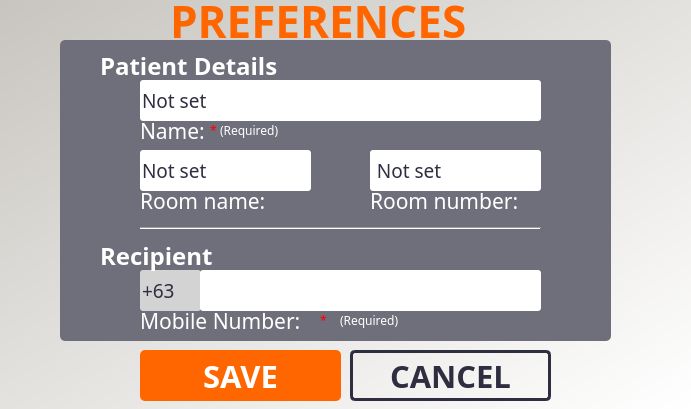
<?xml version="1.0" encoding="UTF-8"?>
<ui version="4.0">
 <class>Dialog</class>
 <widget class="QDialog" name="Dialog">
  <property name="geometry">
   <rect>
    <x>0</x>
    <y>0</y>
    <width>691</width>
    <height>409</height>
   </rect>
  </property>
  <property name="windowTitle">
   <string>Preferences</string>
  </property>
  <property name="toolTip">
   <string/>
  </property>
  <property name="statusTip">
   <string notr="true"/>
  </property>
  <property name="whatsThis">
   <string notr="true"/>
  </property>
  <property name="styleSheet">
   <string notr="true">QDialog#Dialog{
background-color:qlineargradient(spread:pad, x1:0.005, y1:0, x2:1, y2:1, stop:0 rgba(200, 197, 191, 255), stop:1 rgba(255, 255, 255, 255))}</string>
  </property>
  <property name="sizeGripEnabled">
   <bool>false</bool>
  </property>
  <widget class="QWidget" name="widget" native="true">
   <property name="geometry">
    <rect>
     <x>0</x>
     <y>0</y>
     <width>691</width>
     <height>421</height>
    </rect>
   </property>
   <widget class="QGroupBox" name="groupBox">
    <property name="geometry">
     <rect>
      <x>60</x>
      <y>40</y>
      <width>551</width>
      <height>301</height>
     </rect>
    </property>
    <property name="styleSheet">
     <string notr="true">QGroupBox#groupBox{
	background-color: #6f6f7c;
	border-radius:5px;
}</string>
    </property>
    <property name="title">
     <string/>
    </property>
    <widget class="QLineEdit" name="txtName">
     <property name="geometry">
      <rect>
       <x>80</x>
       <y>40</y>
       <width>401</width>
       <height>41</height>
      </rect>
     </property>
     <property name="font">
      <font>
       <family>Montserrat</family>
       <pointsize>14</pointsize>
       <weight>50</weight>
       <italic>false</italic>
       <bold>false</bold>
      </font>
     </property>
     <property name="toolTip">
      <string>&lt;html&gt;&lt;head/&gt;&lt;body&gt;&lt;p&gt;example: Juan Dela Cruz&lt;/p&gt;&lt;/body&gt;&lt;/html&gt;</string>
     </property>
     <property name="styleSheet">
      <string notr="true">border-radius:3px;
background-color:#ffffff;
color:rgb(47, 46, 65);

</string>
     </property>
     <property name="text">
      <string>Not set</string>
     </property>
     <property name="maxLength">
      <number>45</number>
     </property>
     <property name="alignment">
      <set>Qt::AlignLeading|Qt::AlignLeft|Qt::AlignVCenter</set>
     </property>
    </widget>
    <widget class="QLabel" name="label_2">
     <property name="geometry">
      <rect>
       <x>40</x>
       <y>10</y>
       <width>191</width>
       <height>31</height>
      </rect>
     </property>
     <property name="font">
      <font>
       <family>Montserrat</family>
       <pointsize>18</pointsize>
       <weight>75</weight>
       <bold>true</bold>
      </font>
     </property>
     <property name="styleSheet">
      <string notr="true">
font-weight:bold;
color: #ffffff;</string>
     </property>
     <property name="text">
      <string>Patient Details</string>
     </property>
    </widget>
    <widget class="QLabel" name="label_3">
     <property name="geometry">
      <rect>
       <x>80</x>
       <y>80</y>
       <width>71</width>
       <height>21</height>
      </rect>
     </property>
     <property name="font">
      <font>
       <family>Montserrat</family>
       <pointsize>16</pointsize>
      </font>
     </property>
     <property name="styleSheet">
      <string notr="true">color: #ffffff;</string>
     </property>
     <property name="text">
      <string>Name:</string>
     </property>
    </widget>
    <widget class="QLineEdit" name="txtName_4">
     <property name="enabled">
      <bool>false</bool>
     </property>
     <property name="geometry">
      <rect>
       <x>80</x>
       <y>230</y>
       <width>61</width>
       <height>41</height>
      </rect>
     </property>
     <property name="font">
      <font>
       <family>Montserrat</family>
       <pointsize>14</pointsize>
       <weight>50</weight>
       <italic>false</italic>
       <bold>false</bold>
      </font>
     </property>
     <property name="styleSheet">
      <string notr="true">border-radius:3px;
background-color: rgb(211, 211, 211);
color:rgb(47, 46, 65);

</string>
     </property>
     <property name="text">
      <string>+63</string>
     </property>
     <property name="maxLength">
      <number>45</number>
     </property>
     <property name="alignment">
      <set>Qt::AlignLeading|Qt::AlignLeft|Qt::AlignVCenter</set>
     </property>
    </widget>
    <widget class="QLabel" name="label_8">
     <property name="geometry">
      <rect>
       <x>280</x>
       <y>270</y>
       <width>71</width>
       <height>21</height>
      </rect>
     </property>
     <property name="font">
      <font>
       <family>Montserrat Light</family>
      </font>
     </property>
     <property name="styleSheet">
      <string notr="true">color: #ffffff;</string>
     </property>
     <property name="text">
      <string>(Required)</string>
     </property>
    </widget>
    <widget class="Line" name="line">
     <property name="geometry">
      <rect>
       <x>80</x>
       <y>180</y>
       <width>401</width>
       <height>16</height>
      </rect>
     </property>
     <property name="orientation">
      <enum>Qt::Horizontal</enum>
     </property>
    </widget>
    <widget class="QLabel" name="label_9">
     <property name="geometry">
      <rect>
       <x>150</x>
       <y>80</y>
       <width>21</width>
       <height>21</height>
      </rect>
     </property>
     <property name="font">
      <font>
       <pointsize>13</pointsize>
      </font>
     </property>
     <property name="styleSheet">
      <string notr="true">
color: red;</string>
     </property>
     <property name="text">
      <string>*</string>
     </property>
    </widget>
    <widget class="QLabel" name="label_11">
     <property name="geometry">
      <rect>
       <x>160</x>
       <y>80</y>
       <width>71</width>
       <height>21</height>
      </rect>
     </property>
     <property name="font">
      <font>
       <family>Montserrat Light</family>
      </font>
     </property>
     <property name="styleSheet">
      <string notr="true">color: #ffffff;</string>
     </property>
     <property name="text">
      <string>(Required)</string>
     </property>
    </widget>
    <widget class="QLabel" name="label_6">
     <property name="geometry">
      <rect>
       <x>40</x>
       <y>200</y>
       <width>191</width>
       <height>31</height>
      </rect>
     </property>
     <property name="font">
      <font>
       <family>Montserrat</family>
       <pointsize>18</pointsize>
       <weight>75</weight>
       <bold>true</bold>
      </font>
     </property>
     <property name="styleSheet">
      <string notr="true">
font-weight:bold;
color: #ffffff;</string>
     </property>
     <property name="text">
      <string>Recipient</string>
     </property>
    </widget>
    <widget class="QLineEdit" name="txtRoomName">
     <property name="geometry">
      <rect>
       <x>80</x>
       <y>110</y>
       <width>171</width>
       <height>41</height>
      </rect>
     </property>
     <property name="font">
      <font>
       <family>Montserrat</family>
       <pointsize>14</pointsize>
       <weight>50</weight>
       <italic>false</italic>
       <bold>false</bold>
      </font>
     </property>
     <property name="styleSheet">
      <string notr="true">border-radius:3px;
background-color:#ffffff;
color:rgb(47, 46, 65);

</string>
     </property>
     <property name="inputMask">
      <string/>
     </property>
     <property name="text">
      <string>Not set</string>
     </property>
     <property name="maxLength">
      <number>32767</number>
     </property>
     <property name="alignment">
      <set>Qt::AlignLeading|Qt::AlignLeft|Qt::AlignVCenter</set>
     </property>
    </widget>
    <widget class="QLineEdit" name="txtRoomNumber">
     <property name="geometry">
      <rect>
       <x>310</x>
       <y>110</y>
       <width>171</width>
       <height>41</height>
      </rect>
     </property>
     <property name="font">
      <font>
       <family>Montserrat</family>
       <pointsize>14</pointsize>
       <weight>50</weight>
       <italic>false</italic>
       <bold>false</bold>
      </font>
     </property>
     <property name="styleSheet">
      <string notr="true">border-radius:3px;
background-color:#ffffff;
color:rgb(47, 46, 65);

</string>
     </property>
     <property name="text">
      <string> Not set</string>
     </property>
     <property name="maxLength">
      <number>10</number>
     </property>
     <property name="alignment">
      <set>Qt::AlignLeading|Qt::AlignLeft|Qt::AlignVCenter</set>
     </property>
    </widget>
    <widget class="QLabel" name="label_12">
     <property name="geometry">
      <rect>
       <x>80</x>
       <y>150</y>
       <width>151</width>
       <height>21</height>
      </rect>
     </property>
     <property name="font">
      <font>
       <family>Montserrat</family>
       <pointsize>16</pointsize>
      </font>
     </property>
     <property name="styleSheet">
      <string notr="true">color: #ffffff;</string>
     </property>
     <property name="text">
      <string>Room name:</string>
     </property>
    </widget>
    <widget class="QLabel" name="label_13">
     <property name="geometry">
      <rect>
       <x>310</x>
       <y>150</y>
       <width>161</width>
       <height>21</height>
      </rect>
     </property>
     <property name="font">
      <font>
       <family>Montserrat</family>
       <pointsize>16</pointsize>
      </font>
     </property>
     <property name="styleSheet">
      <string notr="true">color: #ffffff;</string>
     </property>
     <property name="text">
      <string>Room number:</string>
     </property>
    </widget>
    <widget class="QLabel" name="label_14">
     <property name="geometry">
      <rect>
       <x>80</x>
       <y>270</y>
       <width>181</width>
       <height>21</height>
      </rect>
     </property>
     <property name="font">
      <font>
       <family>Montserrat</family>
       <pointsize>16</pointsize>
      </font>
     </property>
     <property name="styleSheet">
      <string notr="true">color: #ffffff;</string>
     </property>
     <property name="text">
      <string>Mobile Number:</string>
     </property>
    </widget>
    <widget class="QLineEdit" name="txtMobile">
     <property name="enabled">
      <bool>true</bool>
     </property>
     <property name="geometry">
      <rect>
       <x>140</x>
       <y>230</y>
       <width>341</width>
       <height>41</height>
      </rect>
     </property>
     <property name="font">
      <font>
       <family>Montserrat</family>
       <pointsize>14</pointsize>
       <weight>50</weight>
       <italic>false</italic>
       <bold>false</bold>
      </font>
     </property>
     <property name="toolTip">
      <string>&lt;html&gt;&lt;head/&gt;&lt;body&gt;&lt;p&gt;Example: 9123456789&lt;/p&gt;&lt;/body&gt;&lt;/html&gt;</string>
     </property>
     <property name="styleSheet">
      <string notr="true">border-radius:3px;
background-color: white;
color:rgb(47, 46, 65);

</string>
     </property>
     <property name="inputMask">
      <string/>
     </property>
     <property name="text">
      <string/>
     </property>
     <property name="maxLength">
      <number>10</number>
     </property>
     <property name="alignment">
      <set>Qt::AlignLeading|Qt::AlignLeft|Qt::AlignVCenter</set>
     </property>
    </widget>
    <widget class="QLabel" name="label_10">
     <property name="geometry">
      <rect>
       <x>260</x>
       <y>270</y>
       <width>21</width>
       <height>21</height>
      </rect>
     </property>
     <property name="font">
      <font>
       <pointsize>13</pointsize>
      </font>
     </property>
     <property name="styleSheet">
      <string notr="true">
color: red;</string>
     </property>
     <property name="text">
      <string>*</string>
     </property>
    </widget>
   </widget>
   <widget class="QPushButton" name="btnKeyboard">
    <property name="geometry">
     <rect>
      <x>630</x>
      <y>0</y>
      <width>41</width>
      <height>31</height>
     </rect>
    </property>
    <property name="styleSheet">
     <string notr="true">icon-size: 42px;
background-color: transparent;
border: none;</string>
    </property>
    <property name="text">
     <string/>
    </property>
    <property name="icon">
     <iconset>
      <normaloff>../images/icons/icon-toggle_keyboard.png</normaloff>../images/icons/icon-toggle_keyboard.png</iconset>
    </property>
   </widget>
   <widget class="QLabel" name="imgStartScreenLogo_2">
    <property name="geometry">
     <rect>
      <x>450</x>
      <y>50</y>
      <width>331</width>
      <height>261</height>
     </rect>
    </property>
    <property name="text">
     <string/>
    </property>
    <property name="pixmap">
     <pixmap>../images/hello.png</pixmap>
    </property>
    <property name="scaledContents">
     <bool>true</bool>
    </property>
   </widget>
   <widget class="QLabel" name="label">
    <property name="geometry">
     <rect>
      <x>170</x>
      <y>0</y>
      <width>371</width>
      <height>41</height>
     </rect>
    </property>
    <property name="font">
     <font>
      <family>Montserrat</family>
      <pointsize>33</pointsize>
      <weight>75</weight>
      <bold>true</bold>
     </font>
    </property>
    <property name="styleSheet">
     <string notr="true">
font-weight:600;
color: rgb(255, 102, 0);</string>
    </property>
    <property name="text">
     <string>PREFERENCES</string>
    </property>
   </widget>
   <widget class="QPushButton" name="btnCancel">
    <property name="geometry">
     <rect>
      <x>350</x>
      <y>350</y>
      <width>201</width>
      <height>51</height>
     </rect>
    </property>
    <property name="font">
     <font>
      <family>Montserrat</family>
      <pointsize>23</pointsize>
      <weight>75</weight>
      <italic>false</italic>
      <bold>true</bold>
     </font>
    </property>
    <property name="toolTip">
     <string>&lt;html&gt;&lt;head/&gt;&lt;body&gt;&lt;p&gt;START THE APP&lt;/p&gt;&lt;/body&gt;&lt;/html&gt;</string>
    </property>
    <property name="styleSheet">
     <string notr="true">QPushButton{
	color:rgb(47, 46, 65);
	border-radius:5px;
	border: 3px solid rgb(47, 46, 65);
	padding: 10px;
	font-weight: bold;
	icon-size: 40px;

}
QPushButton:hover{
	background-color:rgb(47, 46, 65);
    color: palette(light);
}</string>
    </property>
    <property name="text">
     <string>CANCEL</string>
    </property>
    <property name="icon">
     <iconset>
      <normaloff>../images/icons/icon-cancel.png</normaloff>../images/icons/icon-cancel.png</iconset>
    </property>
    <property name="flat">
     <bool>false</bool>
    </property>
   </widget>
   <widget class="QPushButton" name="btnSave">
    <property name="geometry">
     <rect>
      <x>140</x>
      <y>350</y>
      <width>201</width>
      <height>51</height>
     </rect>
    </property>
    <property name="font">
     <font>
      <family>Montserrat</family>
      <pointsize>23</pointsize>
      <weight>75</weight>
      <italic>false</italic>
      <bold>true</bold>
     </font>
    </property>
    <property name="toolTip">
     <string>&lt;html&gt;&lt;head/&gt;&lt;body&gt;&lt;p&gt;&lt;span style=&quot; font-size:12pt;&quot;&gt;Save the data&lt;/span&gt;&lt;/p&gt;&lt;/body&gt;&lt;/html&gt;</string>
    </property>
    <property name="styleSheet">
     <string notr="true">color: #ffffff;
border-radius:5px;
background-color: rgb(255, 102, 0);
padding: 10px;
font-weight: bold;
icon-size: 40px;</string>
    </property>
    <property name="text">
     <string>SAVE</string>
    </property>
    <property name="icon">
     <iconset>
      <normaloff>../images/icons/icon-save.png</normaloff>../images/icons/icon-save.png</iconset>
    </property>
    <property name="flat">
     <bool>false</bool>
    </property>
   </widget>
  </widget>
 </widget>
 <resources/>
 <connections/>
</ui>
